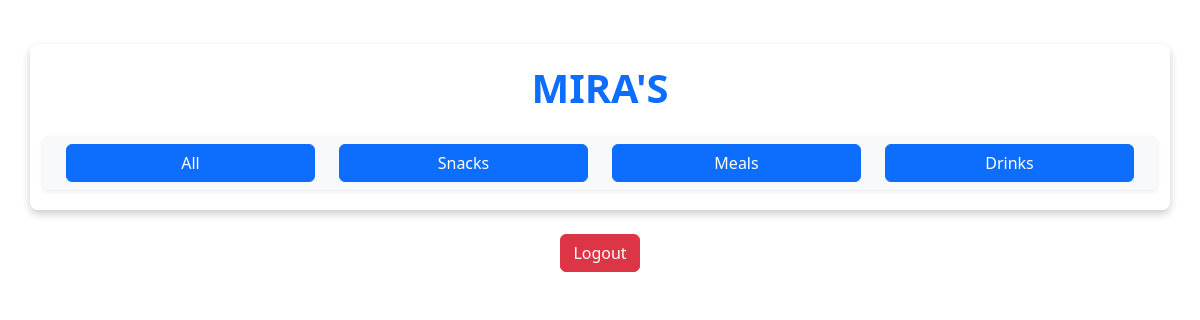
Before: /Users/ (signed in) with the older database file.
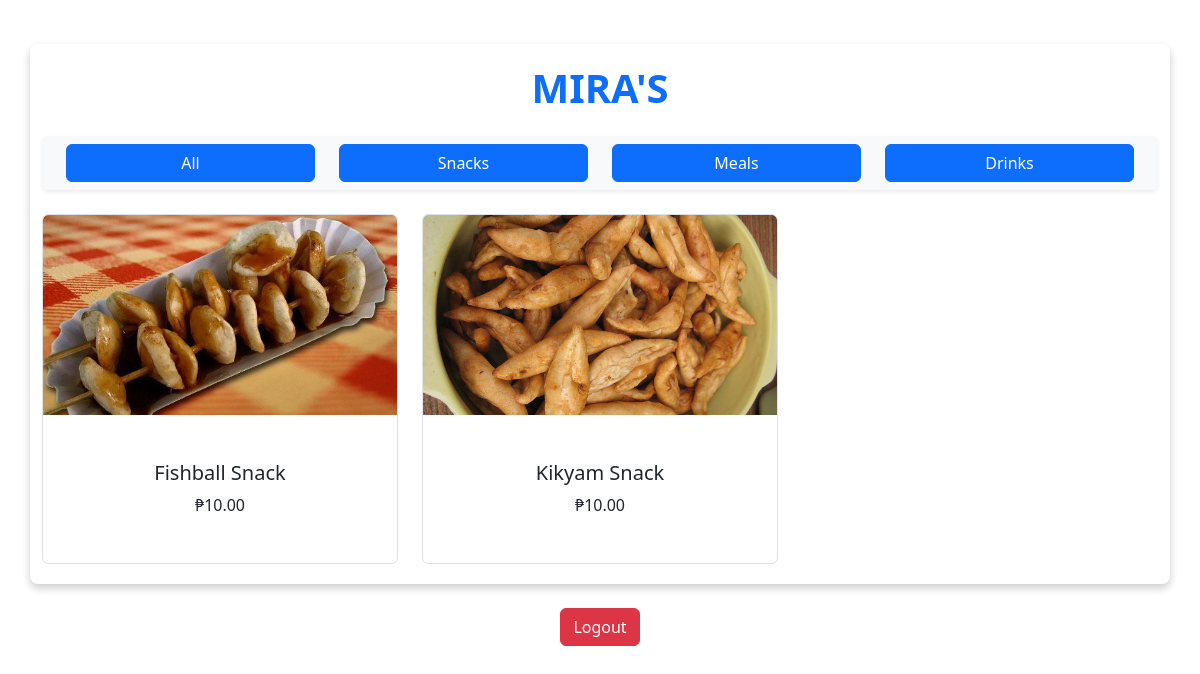
After: the same page with the newer database file.
### tables this page shows
CREATE TABLE `products` (
  `product_id` int(11) NOT NULL,
  `product_name` varchar(100) NOT NULL,
  `product_price` varchar(50) NOT NULL,
  `product_status` varchar(50) NOT NULL,
  `product_image` varchar(300) NOT NULL
);

### Users/index.php (the view, shortened to what this page needs)
<?php
include "../dbconfig.php";
include "../style.php";
$filter = "";
if ($filter) {
    $condition = "%" . $filter . "%";
    $fetch = $pdo->prepare("SELECT * FROM products WHERE product_status = 'Available' AND product_name LIKE :condition ");
    $fetch->execute([':condition' => $condition]);
} else {
    $fetch = $pdo->prepare("SELECT * FROM products WHERE product_status = 'Available' ");
    $fetch->execute();
}
$products = $fetch->fetchAll();
?>
<!DOCTYPE html>
<html lang="en">
<head>
    <link href="https://cdn.jsdelivr.net/npm/bootstrap@5.3.2/dist/css/bootstrap.min.css" rel="stylesheet">
</head>
<body>
    <div class="container my-4">
        <h1 class="text-center fw-bold text-primary mb-4">MIRA'S</h1>
        <form method="POST">
            <nav class="navbar navbar-expand-lg navbar-light bg-light rounded shadow-sm mb-4">
                <div class="container-fluid justify-content-center">
                    <div class="row w-100">
                        <div class="col-6 col-md-3 mb-2 mb-md-0">
                            <button type="submit" name="All" class="btn btn-primary w-100">All</button>
                        </div>
                        <div class="col-6 col-md-3 mb-2 mb-md-0">
                            <button type="submit" name="Snacks" class="btn btn-primary w-100">Snacks</button>
                        </div>
                        <div class="col-6 col-md-3 mb-2 mb-md-0">
                            <button type="submit" name="Meals" class="btn btn-primary w-100">Meals</button>
                        </div>
                        <div class="col-6 col-md-3">
                            <button type="submit" name="Drinks" class="btn btn-primary w-100">Drinks</button>
                        </div>
                    </div>
                </div>
            </nav>
        </form>
        <div class="row row-cols-1 row-cols-sm-2 row-cols-md-3 g-4">
            <?php foreach ($products as $product): ?>
                <div class="col">
                    <a href="view.php?product_id=<?= $product['product_id']?>" class="text-decoration-none text-dark">
                        <div class="card product-card">
                            <img src="../img/<?= htmlspecialchars($product['product_image']) ?>" class="card-img-top" alt="<?= htmlspecialchars($product['product_name']) ?>">
                            <div class="card-body text-center">
                                <h5 class="card-title"><?= htmlspecialchars($product['product_name']) ?></h5>
                                <p class="card-text">₱<?= number_format($product['product_price'], 2) ?></p>
                            </div>
                        </div>
                    </a>
                </div>
            <?php endforeach; ?>
        </div>
    </div>
    <div class="d-flex justify-content-center mt-4">
        <a href="../logout.php" class="btn btn-danger">Logout</a>
    </div>
</body>
</html>

Changed rows visible on the page:
now on this page (row edited): products: product_image (picture), product_name "Fishball Snack", product_price "10.00"
now on this page (row edited): products: product_image (picture), product_name "Kikyam Snack", product_price "10.00"
